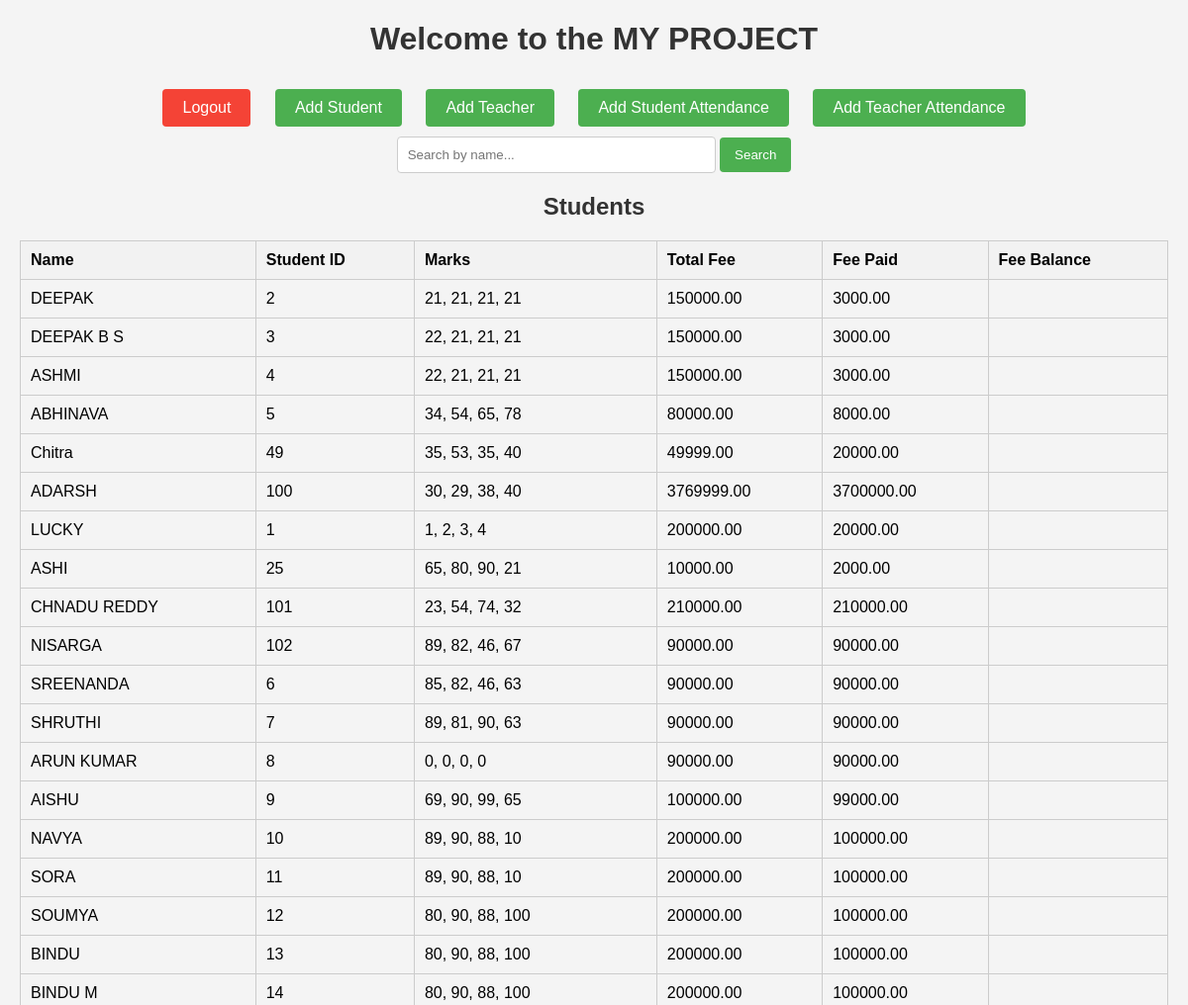
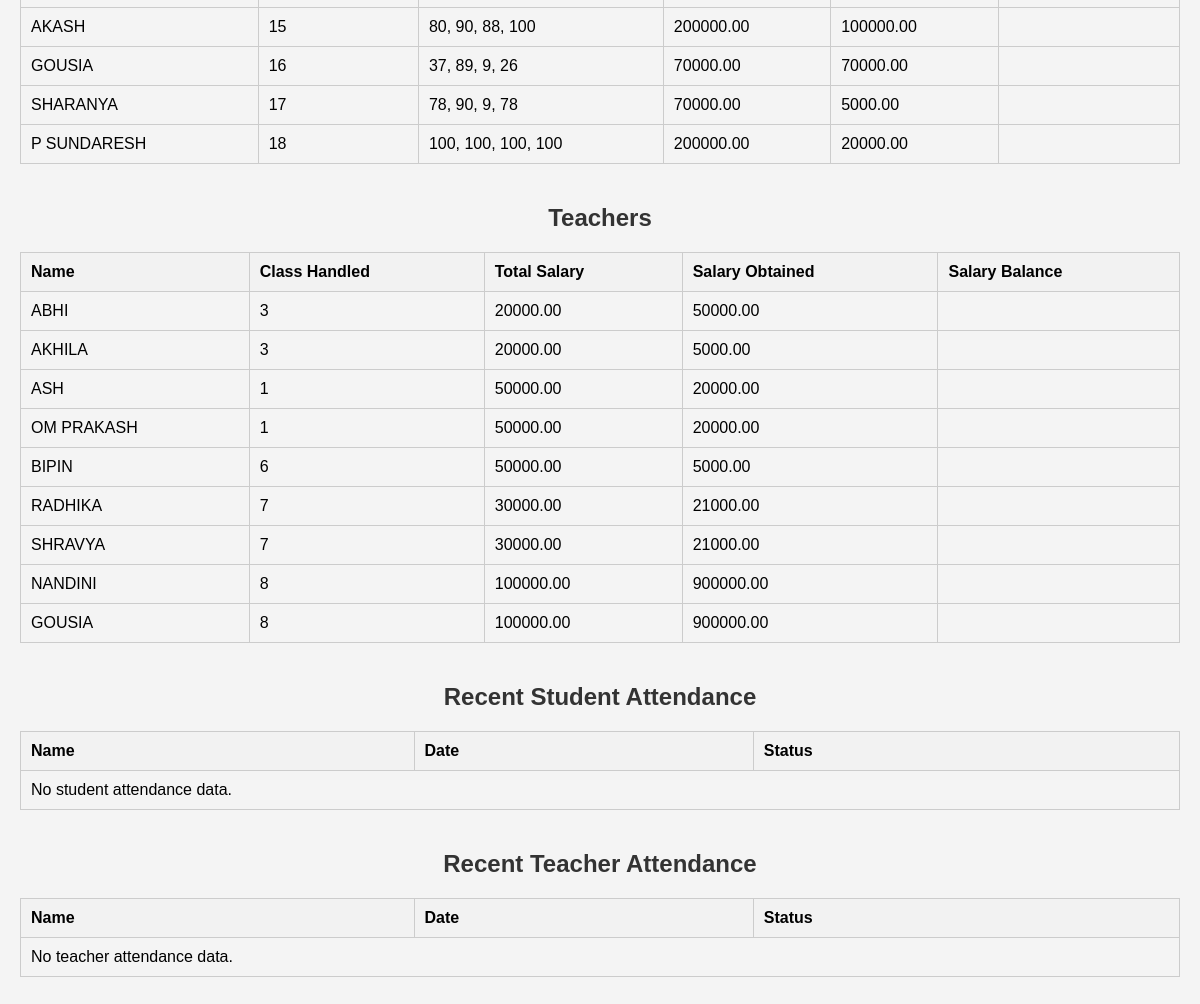
The app's page /search/ (signed in) with its own data (2 pictures, top to bottom).
### records/models.py (models this page shows, shortened)
class Student(models.Model):
    name = models.CharField(max_length=100)
    student_id = models.CharField(max_length=20, unique=True)
    subject1 = models.IntegerField()
    subject2 = models.IntegerField()
    subject3 = models.IntegerField()
    subject4 = models.IntegerField()
    total_fee = models.DecimalField(max_digits=10, decimal_places=2)
    fee_paid = models.DecimalField(max_digits=10, decimal_places=2)

class Teacher(models.Model):
    name = models.CharField(max_length=100)
    dob = models.DateField()
    class_handled = models.CharField(max_length=50)
    total_salary = models.DecimalField(max_digits=10, decimal_places=2)
    salary_obtained = models.DecimalField(max_digits=10, decimal_places=2)

### records/views.py (the view)
# urls.py: path('search/', views.search, name='search'),
@login_required
def search(request):
    query = request.GET.get('q', '')
    students = Student.objects.filter(name__icontains=query)
    student_data = [{'student': s} for s in students]
    teachers = Teacher.objects.filter(name__icontains=query)
    teacher_data = [{'teacher': t} for t in teachers]
    return render(request, 'dashboard.html', {
        'student_data': student_data,
        'teacher_data': teacher_data,
        'query': query,
    })

### records/templates/dashboard.html (shortened to what this page needs)
<!DOCTYPE html>
<html lang="en">
<head>
</head>
<body>
    <h1>Welcome to the MY PROJECT</h1>
    <div style="text-align: center;">
        <a href="{% url 'logout' %}" class="button logout">Logout</a>
        <a href="{% url 'add_student' %}" class="button">Add Student</a>
        <a href="{% url 'add_teacher' %}" class="button">Add Teacher</a>
        <a href="{% url 'add_student_attendance' %}" class="button">Add Student Attendance</a>
        <a href="{% url 'add_teacher_attendance' %}" class="button">Add Teacher Attendance</a>
    </div>
    <form method="GET" action="{% url 'search' %}">
        <input type="text" name="q" placeholder="Search by name..." required>
        <button type="submit">Search</button>
    </form>
    <h2>Students</h2>
<table>
    <tr>
        <th>Name</th>
        <th>Student ID</th>
        <th>Marks</th>
        <th>Total Fee</th>
        <th>Fee Paid</th>
        <th>Fee Balance</th>
    </tr>
    {% for student in student_data %}
    <tr>
        <td>{{ student.student.name }}</td>
        <td>{{ student.student.student_id }}</td>
        <td>
            {{ student.student.subject1 }},
            {{ student.student.subject2 }},
            {{ student.student.subject3 }},
            {{ student.student.subject4 }}
        </td>
        <td>{{ student.student.total_fee }}</td>
        <td>{{ student.student.fee_paid }}</td>
        <td>{{ student.fee_balance }}</td>
    </tr>
    {% endfor %}
</table>
    <h2>Teachers</h2>
    <table>
        <tr>
            <th>Name</th>
            <th>Class Handled</th>
            <th>Total Salary</th>
            <th>Salary Obtained</th>
            <th>Salary Balance</th>
        </tr>
        {% for entry in teacher_data %}
        <tr>
            <td>{{ entry.teacher.name }}</td>
            <td>{{ entry.teacher.class_handled }}</td>
            <td>{{ entry.teacher.total_salary }}</td>
            <td>{{ entry.teacher.salary_obtained }}</td>
            <td>{{ entry.salary_balance }}</td>
        </tr>
        {% empty %}
        <tr><td colspan="5">No teacher data available.</td></tr>
        {% endfor %}
    </table>
    <h2>Recent Student Attendance</h2>
    <table>
        <tr>
            <th>Name</th>
            <th>Date</th>
            <th>Status</th>
        </tr>
        {% for entry in student_attendance %}
        <tr>
            <td>{{ entry.student.name }}</td>
            <td>{{ entry.date }}</td>
            <td>{{ entry.status }}</td>
        </tr>
        {% empty %}
        <tr><td colspan="3">No student attendance data.</td></tr>
        {% endfor %}
    </table>
    <h2>Recent Teacher Attendance</h2>
    <table>
        <tr>
            <th>Name</th>
            <th>Date</th>
            <th>Status</th>
        </tr>
        {% for entry in teacher_attendance %}
        <tr>
            <td>{{ entry.teacher.name }}</td>
            <td>{{ entry.date }}</td>
            <td>{{ entry.status }}</td>
        </tr>
        {% empty %}
        <tr><td colspan="3">No teacher attendance data.</td></tr>
        {% endfor %}
    </table>
</body>
</html>

### records/templates/dashboard.html (style rules this page uses)
body { font-family: Arial, sans-serif; margin: 20px; background-color: #f4f4f4; }
h1, h2 { color: #333; text-align: center; }
table { width: 100%; border-collapse: collapse; margin-bottom: 40px; }
th, td { border: 1px solid #ccc; padding: 10px; text-align: left; }
th { background-color: #f2f2f2; }
a.button { display: inline-block; padding: 10px 20px; margin: 10px; background-color: #4CAF50; color: white; text-decoration: none; border-radius: 4px; text-align: center; }
a.logout { background-color: #f44336; }
form { text-align: center; margin-bottom: 20px; }
form input[type="text"] { padding: 10px; width: 300px; border-radius: 4px; border: 1px solid #ccc; }
form button { padding: 10px 15px; background-color: #4CAF50; color: white; border: none; border-radius: 4px; cursor: pointer; }

### records on screen
Student: student.name "DEEPAK", student.student_id "2", student.subject1 "21", student.subject2 "21", student.subject3 "21", student.subject4 "21", student.total_fee "150000.00", student.fee_paid "3000.00"
Student: student.name "DEEPAK B S", student.student_id "3", student.subject1 "22", student.subject2 "21", student.subject3 "21", student.subject4 "21", student.total_fee "150000.00", student.fee_paid "3000.00"
Student: student.name "ASHMI", student.student_id "4", student.subject1 "22", student.subject2 "21", student.subject3 "21", student.subject4 "21", student.total_fee "150000.00", student.fee_paid "3000.00"
Student: student.name "ABHINAVA", student.student_id "5", student.subject1 "34", student.subject2 "54", student.subject3 "65", student.subject4 "78", student.total_fee "80000.00", student.fee_paid "8000.00"
Student: student.name "Chitra", student.student_id "49", student.subject1 "35", student.subject2 "53", student.subject3 "35", student.subject4 "40", student.total_fee "49999.00", student.fee_paid "20000.00"
Student: student.name "ADARSH", student.student_id "100", student.subject1 "30", student.subject2 "29", student.subject3 "38", student.subject4 "40", student.total_fee "3769999.00", student.fee_paid "3700000.00"
Student: student.name "LUCKY", student.student_id "1", student.subject1 "1", student.subject2 "2", student.subject3 "3", student.subject4 "4", student.total_fee "200000.00", student.fee_paid "20000.00"
Student: student.name "ASHI", student.student_id "25", student.subject1 "65", student.subject2 "80", student.subject3 "90", student.subject4 "21", student.total_fee "10000.00", student.fee_paid "2000.00"
Student: student.name "CHNADU REDDY", student.student_id "101", student.subject1 "23", student.subject2 "54", student.subject3 "74", student.subject4 "32", student.total_fee "210000.00", student.fee_paid "210000.00"
Student: student.name "NISARGA", student.student_id "102", student.subject1 "89", student.subject2 "82", student.subject3 "46", student.subject4 "67", student.total_fee "90000.00", student.fee_paid "90000.00"
Student: student.name "SREENANDA", student.student_id "6", student.subject1 "85", student.subject2 "82", student.subject3 "46", student.subject4 "63", student.total_fee "90000.00", student.fee_paid "90000.00"
Student: student.name "SHRUTHI", student.student_id "7", student.subject1 "89", student.subject2 "81", student.subject3 "90", student.subject4 "63", student.total_fee "90000.00", student.fee_paid "90000.00"
Student: student.name "ARUN KUMAR", student.student_id "8", student.subject1 "0", student.subject2 "0", student.subject3 "0", student.subject4 "0", student.total_fee "90000.00", student.fee_paid "90000.00"
Student: student.name "AISHU", student.student_id "9", student.subject1 "69", student.subject2 "90", student.subject3 "99", student.subject4 "65", student.total_fee "100000.00", student.fee_paid "99000.00"
Student: student.name "NAVYA", student.student_id "10", student.subject1 "89", student.subject2 "90", student.subject3 "88", student.subject4 "10", student.total_fee "200000.00", student.fee_paid "100000.00"
Student: student.name "SORA", student.student_id "11", student.subject1 "89", student.subject2 "90", student.subject3 "88", student.subject4 "10", student.total_fee "200000.00", student.fee_paid "100000.00"
Student: student.name "SOUMYA", student.student_id "12", student.subject1 "80", student.subject2 "90", student.subject3 "88", student.subject4 "100", student.total_fee "200000.00", student.fee_paid "100000.00"
Student: student.name "BINDU", student.student_id "13", student.subject1 "80", student.subject2 "90", student.subject3 "88", student.subject4 "100", student.total_fee "200000.00", student.fee_paid "100000.00"
Student: student.name "BINDU M", student.student_id "14", student.subject1 "80", student.subject2 "90", student.subject3 "88", student.subject4 "100", student.total_fee "200000.00", student.fee_paid "100000.00"
Student: student.name "AKASH", student.student_id "15", student.subject1 "80", student.subject2 "90", student.subject3 "88", student.subject4 "100", student.total_fee "200000.00", student.fee_paid "100000.00"
Student: student.name "GOUSIA", student.student_id "16", student.subject1 "37", student.subject2 "89", student.subject3 "9", student.subject4 "26", student.total_fee "70000.00", student.fee_paid "70000.00"
Student: student.name "SHARANYA", student.student_id "17", student.subject1 "78", student.subject2 "90", student.subject3 "9", student.subject4 "78", student.total_fee "70000.00", student.fee_paid "5000.00"
Student: student.name "P SUNDARESH", student.student_id "18", student.subject1 "100", student.subject2 "100", student.subject3 "100", student.subject4 "100", student.total_fee "200000.00", student.fee_paid "20000.00"
Teacher: teacher.name "ABHI", teacher.class_handled "3", teacher.total_salary "20000.00", teacher.salary_obtained "50000.00"
Teacher: teacher.name "AKHILA", teacher.class_handled "3", teacher.total_salary "20000.00", teacher.salary_obtained "5000.00"
Teacher: teacher.name "ASH", teacher.class_handled "1", teacher.total_salary "50000.00", teacher.salary_obtained "20000.00"
Teacher: teacher.name "OM PRAKASH", teacher.class_handled "1", teacher.total_salary "50000.00", teacher.salary_obtained "20000.00"
Teacher: teacher.name "BIPIN", teacher.class_handled "6", teacher.total_salary "50000.00", teacher.salary_obtained "5000.00"
Teacher: teacher.name "RADHIKA", teacher.class_handled "7", teacher.total_salary "30000.00", teacher.salary_obtained "21000.00"
Teacher: teacher.name "SHRAVYA", teacher.class_handled "7", teacher.total_salary "30000.00", teacher.salary_obtained "21000.00"
Teacher: teacher.name "NANDINI", teacher.class_handled "8", teacher.total_salary "100000.00", teacher.salary_obtained "900000.00"
Teacher: teacher.name "GOUSIA", teacher.class_handled "8", teacher.total_salary "100000.00", teacher.salary_obtained "900000.00"
